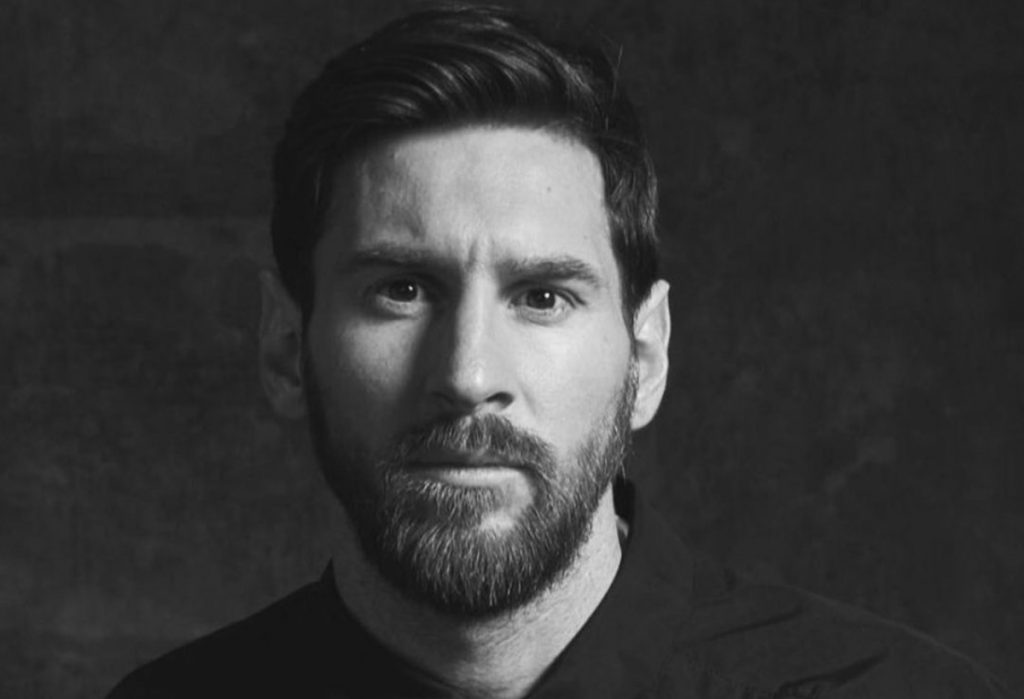
#> input picture code/data/images/input/raw/Messi.jpg, 1024 x 699 px; its folder holds only this picture in this run
$ jupyter execute --allow-errors images_distance.ipynb
#> lines starting #> are read from the running program, lines starting #| are printed output that depends on the picture
[cell 1]
from PIL import Image
import numpy as np
import pandas as pd
import os
import matplotlib.pyplot as plt

# Warnings
import warnings;
warnings.simplefilter('ignore')

# Path
ROOT_PATH = os.path.abspath(os.path.join('../'+os.path.dirname('__file__')))
ROOT_PATH

##### Tenemos una matriz M que representa una imagen en escala de grises, donde cada fila representa a una persona y cada columna representa un pixel. Donde n será el número de personas.

# Punto 11

# Captura de imagenes y agrupar en matriz

[cell 2]
# Lista para almacenar las matrices de las imágenes
matrices = []
matrices_reshape = []
persona = []
images = []
import cv2
tamaño = (255, 255)
# Iterar sobre los archivos en el directorio
for archivo in os.listdir(ROOT_PATH +"/data/images/input/raw/"):
    # Comprobar si el archivo es una imagen
    if archivo.endswith(".jpg") or archivo.endswith(".png"):
        # Cargar la imagen
        imagen = Image.open(os.path.join(ROOT_PATH +"/data/images/input/raw/", archivo))
#> imagen is the input picture: PIL image 1024x699 RGB; min 14, max 240, mean 55.1
        img = cv2.imread(os.path.join(ROOT_PATH +"/data/images/input/raw/", archivo), 0)
#> img: shape (699, 1024); min 14, max 240, mean 55.1
        imagenes = np.vstack((img.flatten(), img.flatten()))

        # Escala de grises
        imagen = imagen.convert('L')
        # Redimensionar la imagen
        imagen = imagen.resize(tamaño)
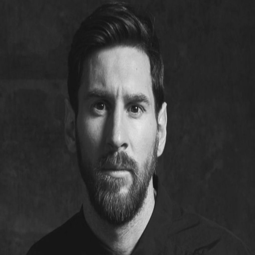
#> imagen: PIL image 255x255 L; min 18, max 235, mean 55.1
        # Guardar la imagen redimensionada
        imagen.save(ROOT_PATH +"/data/images/input/gold/" + archivo)
        # Convertir la imagen en una matriz NumPy y agregarla a la lista
        matriz = np.asarray(imagen)
        matrices.append(matriz.reshape((-1,)))
        matrices_reshape.append(matriz)

        persona.append(archivo.split(".")[0])


# Convertir la matriz en un dataframe de pandas
# df_imagenes = pd.DataFrame(matrices)
df_imagenes = matrices
#> df_imagenes = 1 item

[cell 3]
Image.fromarray(matrices_reshape[0])

##### Primero, necesitamos calcular la distancia de cada persona a todas las demás personas en la imagen, utilizando las cuatro normas matriciales: 1, 2, ∞ y Frobenius. Para esto, podemos utilizar la función scipy.spatial.distance_matrix, que calcula la matriz de distancias entre todas las filas de una matriz.

[cell 4]
import numpy as np
from scipy.spatial import distance_matrix

# Calcular la matriz de distancias con las cuatro normas matriciales
D1 = distance_matrix(df_imagenes, df_imagenes, p=1)
#> D1 = [0]
D2 = distance_matrix(df_imagenes, df_imagenes, p=2)
#> D2 = [0]
Dinf = distance_matrix(df_imagenes, df_imagenes, p=np.inf)
#> Dinf = [0]
DFro = distance_matrix(df_imagenes, df_imagenes)
#> DFro = [0]

# DFro = distance_matrix(df_imagenes, df_imagenes, p=np.linalg.norm(df_imagenes, 'fro'))  # https://www.youtube.com/watch?v=9IGaV_3HnGg&ab_channel=JohnOrtizOrdo%C3%B1ez

##### Ahora, necesitamos calcular el indicador de lejanía de cada persona. Esto se puede hacer calculando el promedio de las distancias de cada persona a todas las demás personas.

[cell 5]
# Calcular el indicador de lejanía de cada persona
I1 = np.mean(D1, axis=1)
#> I1 = [0]
I2 = np.mean(D2, axis=1)
#> I2 = [0]
Iinf = np.mean(Dinf, axis=1)
#> Iinf = [0]
IFro = np.mean(DFro, axis=1)
#> IFro = [0]

##### Finalmente, podemos encontrar la mediana de la imagen, es decir, la persona más típica, encontrando el índice del valor mínimo del indicador de lejanía para cada una de las normas matriciales.

[cell 6]
# Encontrar la mediana de la imagen para cada una de las normas matriciales
mediana_1 = np.argmin(I1)
#> mediana_1 = 0
mediana_2 = np.argmin(I2)
#> mediana_2 = 0
mediana_inf = np.argmin(Iinf)
#> mediana_inf = 0
mediana_Fro = np.argmin(IFro)
#> mediana_Fro = 0

print("La mediana de la imagen (usando norma 1) es la persona:", persona[mediana_1])
#| La mediana de la imagen (usando norma 1) es la persona: Messi
print("La mediana de la imagen (usando norma 2) es la persona:", persona[mediana_2])
#| La mediana de la imagen (usando norma 2) es la persona: Messi
print("La mediana de la imagen (usando norma infinito) es la persona:", persona[mediana_inf])
#| La mediana de la imagen (usando norma infinito) es la persona: Messi
print("La mediana de la imagen (usando norma Frobenius) es la persona:", persona[mediana_Fro])
#| La mediana de la imagen (usando norma Frobenius) es la persona: Messi

[cell 7]
# Mostrar imagenes
fig, ax = plt.subplots(2, 2, figsize=(25,25))
ax[0,0].imshow(matrices_reshape[mediana_1], cmap='gray')
ax[0,0].set_title(f"La persona mediana (usando la norma 1) es {persona[mediana_1]}",fontsize=17)

ax[0,1].imshow(matrices_reshape[mediana_2], cmap='gray')
ax[0,1].set_title(f"La persona mediana (usando la norma 2) es {persona[mediana_2]}",fontsize=17)

ax[1,0].imshow(matrices_reshape[mediana_inf], cmap='gray')
ax[1,0].set_title(f"La persona mediana (usando la norma inf) es {persona[mediana_inf]}",fontsize=17)

ax[1,1].imshow(matrices_reshape[mediana_Fro], cmap='gray')
ax[1,1].set_title(f"La persona mediana (usando la norma fro) es {persona[mediana_Fro]}",fontsize=17)
plt.savefig(ROOT_PATH +"/data/images/output/results/persona_mediana.png")
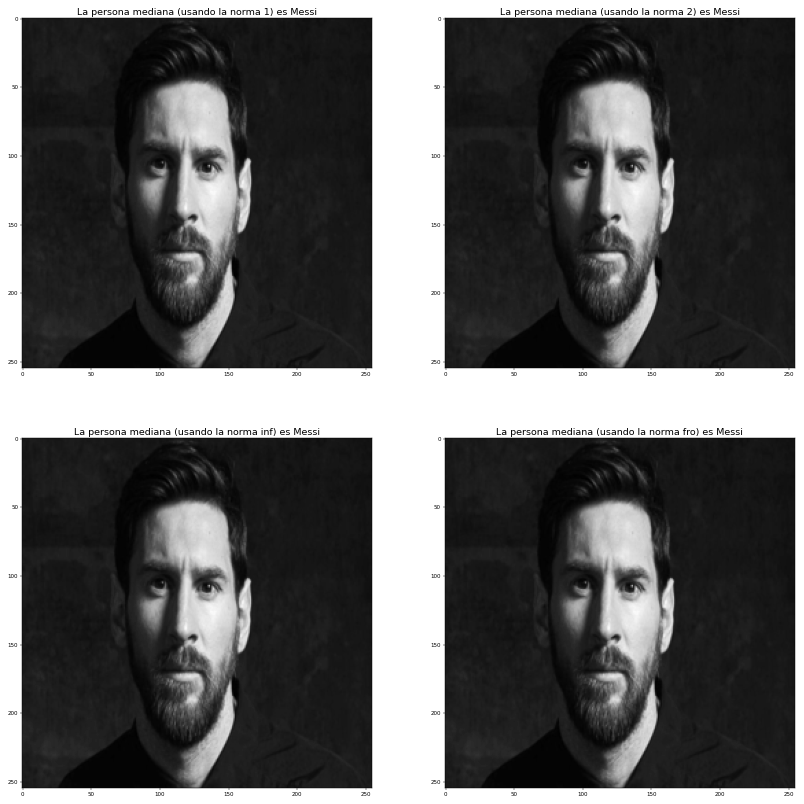
#> figure drawn by matplotlib, 4 panels
plt.close()

[cell 8]
alpha = [0, 1 ,2, 3]
behta = [1, 5, 7]

alpha = [x for x in alpha if behta not in alpha]
pd.DataFrame(alpha)

[cell 9]
alpha = pd.DataFrame(alpha)
#> (the rest of this cell did not finish here and is left out)

#> (a cell that did not finish here is left out)

# Punto 12

[cell 11]
amd_1 = np.array(Image.open(os.path.join(ROOT_PATH +"/data/images/input/silver/amd1.jpg")).convert("L").resize(tamaño))
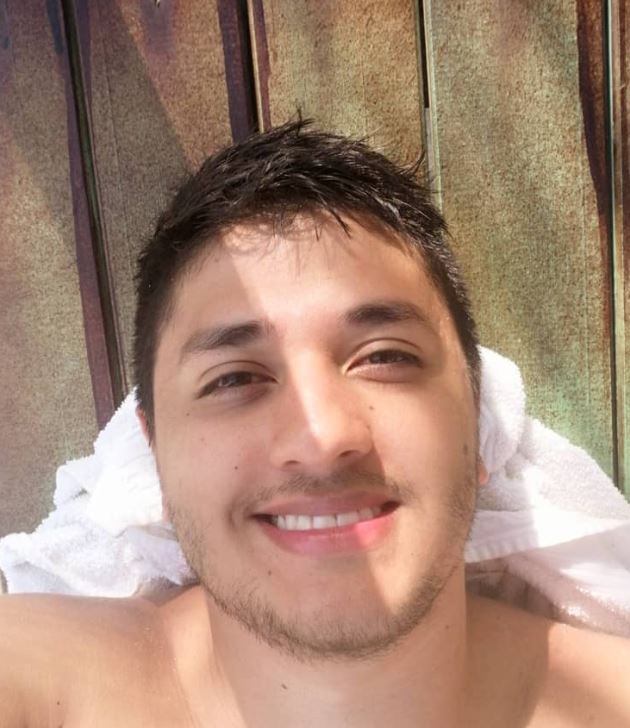
#> input picture code/data/images/input/silver/amd1.jpg, 630 x 728 px
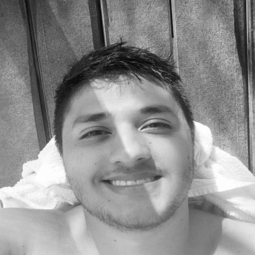
#> amd_1: shape (255, 255); min 6, max 255, mean 142.7
amd_2 = np.array(Image.open(os.path.join(ROOT_PATH +"/data/images/input/silver/amd2.jpg")).convert("L").resize(tamaño))
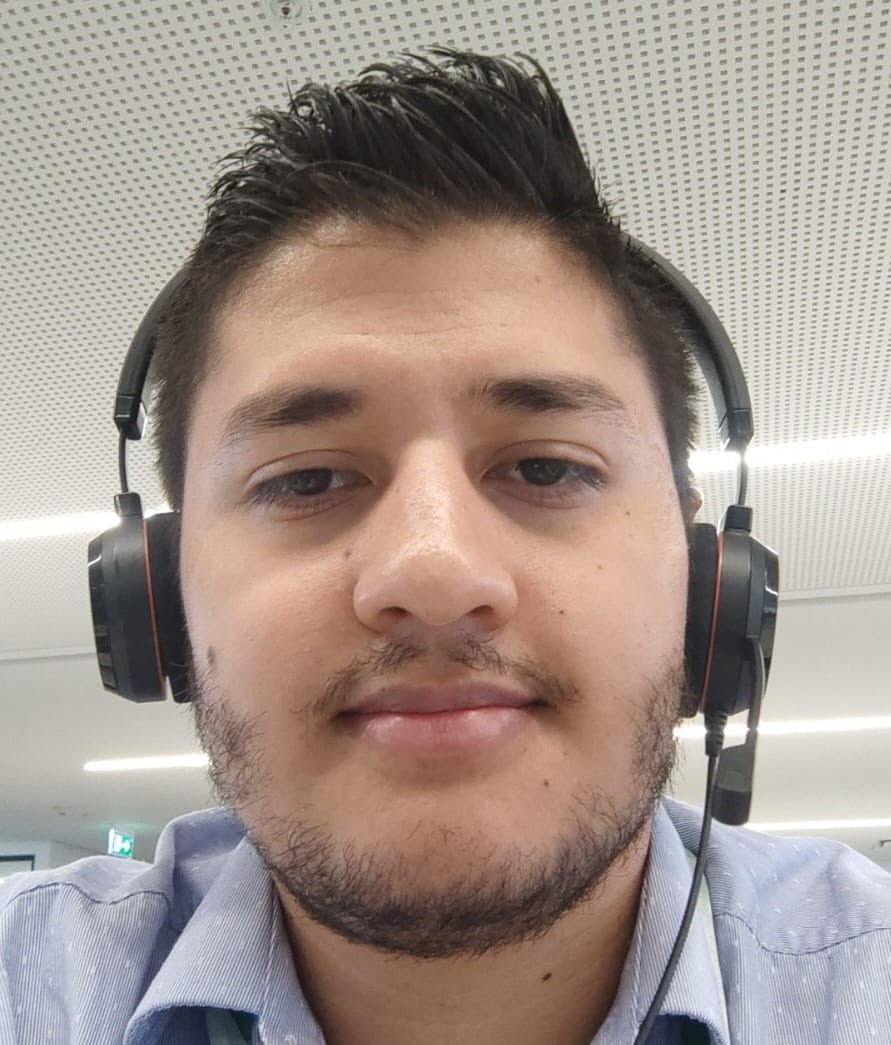
#> input picture code/data/images/input/silver/amd2.jpg, 891 x 1045 px
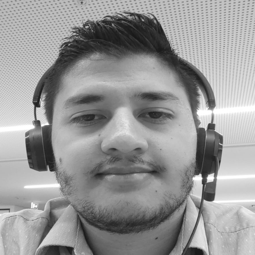
#> amd_2: shape (255, 255); min 23, max 255, mean 151.1

matrices.append(amd_1.reshape((-1,)))
matrices.append(amd_2.reshape((-1,)))
matrices_reshape.append(amd_1)
matrices_reshape.append(amd_2)
persona.append('amd_1')
persona.append('amd_2')

[cell 12]
# Calcular distancias
distances_l1 = []
distances_l2 = []
distances_linf = []
distances_frobenius = []

for i in range(len(matrices)):
    dist_l1 = 0
    dist_l2 = 0
    dist_linf = 0
    dist_frobenius = 0
    for j in range(len(matrices)):
        dist_l1 += np.sum(np.abs(matrices[i] - matrices[j]))
        dist_l2 += np.sqrt(np.sum((matrices[i] - matrices[j])**2))
        dist_linf = max(dist_linf, np.max(np.abs(matrices[i] - matrices[j])))
        dist_frobenius += np.sqrt(np.sum((matrices[i] - matrices[j])**2))
    distances_l1.append(dist_l1)
    distances_l2.append(dist_l2)
    distances_linf.append(dist_linf)
    distances_frobenius.append(dist_frobenius)
#> this loop made 3 passes
#> after the loop, distances_frobenius = [5247.3, 5259.6, 5259.3]; distances_l1 = [17908179, 15663813, 16215400]; distances_l2 = [5247.3, 5259.6, 5259.3]; distances_linf = [255, 255, 255]

# Encontrar la mediana para cada norma matricial
median_l1 = np.argmin(distances_l1)
#> median_l1 = 1
median_l2 = np.argmin(distances_l2)
#> median_l2 = 0
median_linf = np.argmin(distances_linf)
#> median_linf = 0
median_frobenius = np.argmin(distances_frobenius)
#> median_frobenius = 0

print("Mediana para L1:", median_l1)
#| Mediana para L1: 1
print("Mediana para L2:", median_l2)
#| Mediana para L2: 0
print("Mediana para Linf:", median_linf)
#| Mediana para Linf: 0
print("Mediana para Frobenius:", median_frobenius)
#| Mediana para Frobenius: 0

# Construir vecindad con centro en mi imagen y un radio de 5
my_distances = []
for i in range(len(matrices)):
    dist = np.sqrt(np.sum((matrices[i] - amd_1.reshape((-1,)))**2))
    my_distances.append(dist)
#> this loop made 3 passes
#> dist on passes 1 to 3: 2623.8, 0, 2635.8
#> after the loop, my_distances = [2623.8, 0, 2635.8]
nearest_indices = np.argsort(my_distances)[:5]
#> nearest_indices = [1, 0, 2]

[cell 13]
alpha = ["alpha", 'alpha1', 'betha', 'betha2', 'betha3']
# alpha = [x=1 for x in alpha if "alpha" not in x]

[cell 14]
notin = []
for num, name in enumerate(persona):
    if 'juan' not in name:
        notin.append(num)
matrices_test = pd.DataFrame(matrices).loc[notin]
#> matrices_test = table of 3 rows and 65025 columns

[cell 15]
# Mostrar imágenes
amd_1_resized = Image.fromarray(amd_1)
amd_2_resized = Image.fromarray(amd_2)
img3_resized = Image.fromarray(matrices_reshape[nearest_indices[1]]).resize(tamaño)

fig, ax = plt.subplots(1, 3, figsize=(25,25))
ax[0].imshow(amd_1_resized, cmap='gray')
ax[0].set_title(f"Primera foto mía", fontsize=17)

ax[1].imshow(amd_2_resized, cmap='gray')
ax[1].set_title(f"Segunda foto mía",fontsize=17)

ax[2].imshow(img3_resized, cmap='gray')
ax[2].set_title(f"La persona mas parecida a mi {persona[nearest_indices[1]]}",fontsize=17)

plt.savefig(ROOT_PATH +"/data/images/output/results/parecido_a_mi.png")
plt.close()

[cell 16]
# TODO
# Cluster
x = matrices[:-2]
#> x = 1 item
x = pd.DataFrame(x)
#> x = table of 1 rows and 65025 columns
y = np.array(Image.open(os.path.join(ROOT_PATH +"/data/images/input/silver/amd1.jpg")).convert("L").resize(tamaño)).flatten()
y = pd.DataFrame([y])
#> y = table of 1 rows and 65025 columns

from sklearn.cluster import KMeans
kmeans = KMeans(n_clusters=3)
#> (the rest of this cell did not finish here and is left out)
